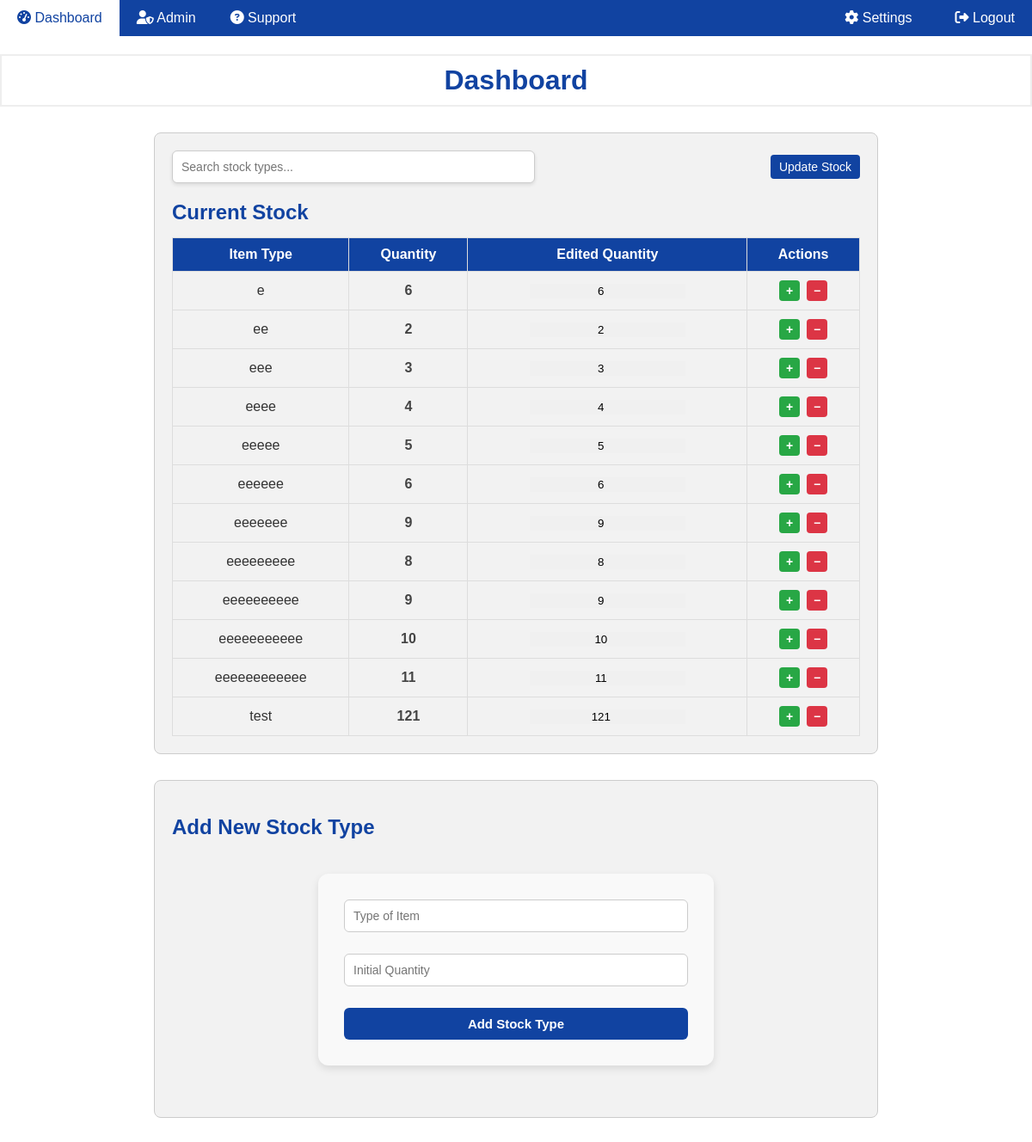
The app's page / (signed in), older data.
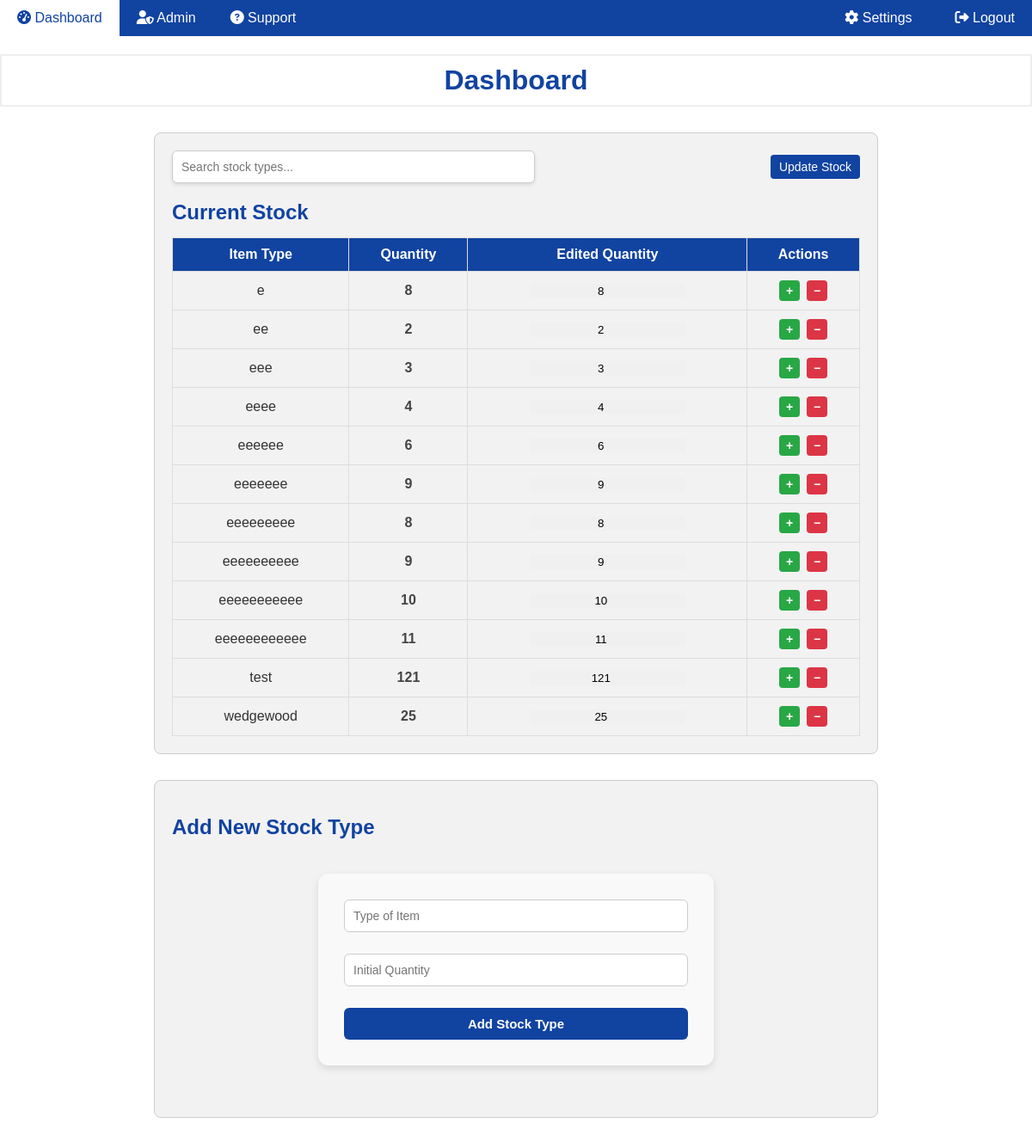
The same page, newer data.
### tables this page shows
CREATE TABLE stock (
            id INTEGER PRIMARY KEY AUTOINCREMENT,
            type TEXT NOT NULL,
            quantity INTEGER NOT NULL DEFAULT 1
        );

### app/routes/dashboard.py (the view)
@dashboard_bp.route('/')
def dashboard():
    if 'user_id' not in session:
        return redirect(url_for('auth.login'))
    conn = get_db_connection()
    cursor = conn.cursor()
    cursor.execute('SELECT * FROM stock')
    stock_items = cursor.fetchall()
    conn.close()
    return render_template(
        'dashboard.html',
        stock_items=stock_items,
        session=session,
    )

### app/db.py (called while the page is built)
def get_db_connection():
    if 'db' not in g:
        g.db = sqlite3.connect(current_app.config['DATABASE_PATH'])
        g.db.row_factory = sqlite3.Row
    return g.db

### SSClient/templates/dashboard.html (shortened to what this page needs)
<!DOCTYPE html>
<html lang="en">
<head>
    <link rel="stylesheet" href="{{ url_for('static', filename='css/style.css') }}">
    <link rel="stylesheet" href="https://cdnjs.cloudflare.com/ajax/libs/font-awesome/6.5.0/css/all.min.css">
</head>
<body>
    <div class="navbar">
        <a href="/"><i class="fas fa-tachometer-alt"></i> Dashboard</a>
        {% if session.get('privilege') == 'admin' %}
            <a href="/admin"><i class="fas fa-user-shield"></i> Admin</a>
        {% endif %}
        <a href="/support"><i class="fa-solid fa-circle-question"></i> Support</a>
        <div class="navsettings">
            <a href="/settings"><i class="fas fa-cog"></i> Settings</a>
            {% if 'user_id' in session %}
                <a href="/logout"><i class="fas fa-sign-out-alt"></i> Logout</a>
            {% endif %}
        </div>
    </div>
    <h1>Dashboard</h1>
    <section>
        <div class="stock-toolbar">
            <div class="stock-search-bar">
                <input
                    type="text"
                    id="stock-search"
                    placeholder="Search stock types..."
                    oninput="filterStockTable()"
                >
            </div>
            {% if session.get('privilege') in ['admin', 'store team'] %}
                <form method="POST" action="/update_stock_batch" onsubmit="prepareUpdateData(event)">
                    <button class="btn" type="submit">Update Stock</button>
                </form>
            {% endif %}
        </div>
        <h2>Current Stock</h2>
        <table class="stock-table">
            <thead>
                <tr>
                    <th>Item Type</th>
                    <th>Quantity</th>
                    {% if session.get('privilege') in ['admin', 'store team'] %}
                        <th>Edited Quantity</th>
                        <th>Actions</th>
                    {% endif %}
                </tr>
            </thead>
            <tbody>
                {% for item in stock_items %}
                <tr data-item-id="{{ item.id }}">
                    <td>{{ item.type }}</td>
                    <td class="saved-quantity">{{ item.quantity }}</td>
                    {% if session.get('privilege') in ['admin', 'store team'] %}
                        <td>
                            <input type="number"
                                value="{{ item.quantity }}"
                                min="0"
                                class="quantity-input"
                                data-original="{{ item.quantity }}">
                        </td>
                        <td>
                            <div class="quantity-btn-group">
                                <button type="button" class="quantity-btn plus" onclick="changeQuantity(this, 1)">+</button>
                                <button type="button" class="quantity-btn minus" onclick="changeQuantity(this, -1)">−</button>
                            </div>
                        </td>
                    {% endif %}
                </tr>
                {% endfor %}
            </tbody>
        </table>
    </section>
    {% if session.get('privilege') in ['admin', 'store team'] %}
    <section>
        <h2>Add New Stock Type</h2>
        <form id="add-stock-form" method="POST" action="/add_stock_type" class="form-container">
            <input type="text" id="new-type-input" name="new_type" placeholder="Type of Item" required>
            <input type="number" id="initial-quantity-input" name="initial_quantity" placeholder="Initial Quantity" required min="1">
            <button class="btn" type="submit">Add Stock Type</button>
        </form>
    </section>
    {% endif %}
</body>
</html>

### SSClient/static/css/style.css (style rules this page uses)
body { margin: 0; font-family: Arial, sans-serif; background-color: white; color: #333; }
h1 { border: 2px solid #eee; color: #1143a1; text-align: center; padding: 10px; }
.navbar { background-color: #1143a1; overflow: hidden; display: flex; justify-content: left; height: 42px; align-items: center; }
.navbar > a { color: white; padding: 14px 20px; text-decoration: none; display: block; }
.navbar .navsettings { margin-left:auto; }
.navbar .navsettings { margin-left: auto; display: flex; gap: 10px; align-items: center; }
.navbar .navsettings a { color: white; padding: 14px 20px; text-decoration: none; display: block; }
section { margin: 30px auto; padding: 20px; max-width: 800px; border: 1px solid #ccc; border-radius: 8px; background-color: #f2f2f2; }
section h2 { color: #1143a1; margin-bottom: 15px; }
.stock-table { width: 100%; border-collapse: collapse; }
.stock-table th, .stock-table td { border: 1px solid #ddd; padding: 10px; text-align: center; vertical-align: middle; }
.stock-table th { background-color: #1143a1; color: white; }
form { display: flex; gap: 10px; flex-wrap: wrap; }
form input, form button { padding: 6px 10px; font-size: 14px; }
form button { background-color: #1143a1; color: white; border: none; cursor: pointer; border-radius: 4px; }
.saved-quantity { font-weight: bold; color: #444; }
.quantity-input { background-color: #f0f0f0; border: none; text-align: center; }
.form-container, .login-container { margin: 40px auto; padding: 30px; max-width: 400px; background: #f9f9f9; border-radius: 12px; box-shadow: 0 4px 10px rgba(0, 0, 0, 0.1); }
.form-container input[type="email"], .form-container input[type="text"], .form-container input[type="number"], .form-container input[type="password"], .login-container input[type="email"], .login-container input[type="password"] { width: 100%; padding: 10px; margin-bottom: 15px; border-radius: 6px; border: 1px solid #ccc; box-sizing: border-box; }
.form-container button, .login-container button { width: 100%; padding: 10px; background-color: #1143a1; border: none; border-radius: 6px; color: white; font-weight: bold; cursor: pointer; font-size: 15px; }
.stock-toolbar { display: flex; justify-content: space-between; align-items: center; gap: 20px; margin-bottom: 20px; flex-wrap: wrap; }
.stock-search-bar { flex: 1; max-width: 400px; }
#stock-search { width: 100%; padding: 10px; font-size: 14px; border: 1px solid #ccc; border-radius: 6px; box-shadow: 0 2px 4px rgba(0,0,0,0.1); font-family: inherit; outline: none; }
.stock-toolbar form { flex-shrink: 0; }
.quantity-btn { font-size: 14px; font-weight: bold; border: none; border-radius: 4px; color: white; cursor: pointer; transition: background-color 0.2s ease; padding: 4px 8px; margin: 0 2px; display: inline-block; }
.quantity-btn.plus { background-color: #28a745; }
.quantity-btn-group { display: flex; justify-content: center; gap: 4px; }
.quantity-btn.minus, .quantity-btn.delete { background-color: #dc3545; }

Row changes from the older to the newer data that the page shows:
removed stock: type "eeeee", quantity "5"
changed stock (number 1 of 12 on the later page): quantity "6" → "8"
added stock: type "wedgewood", quantity "25"
